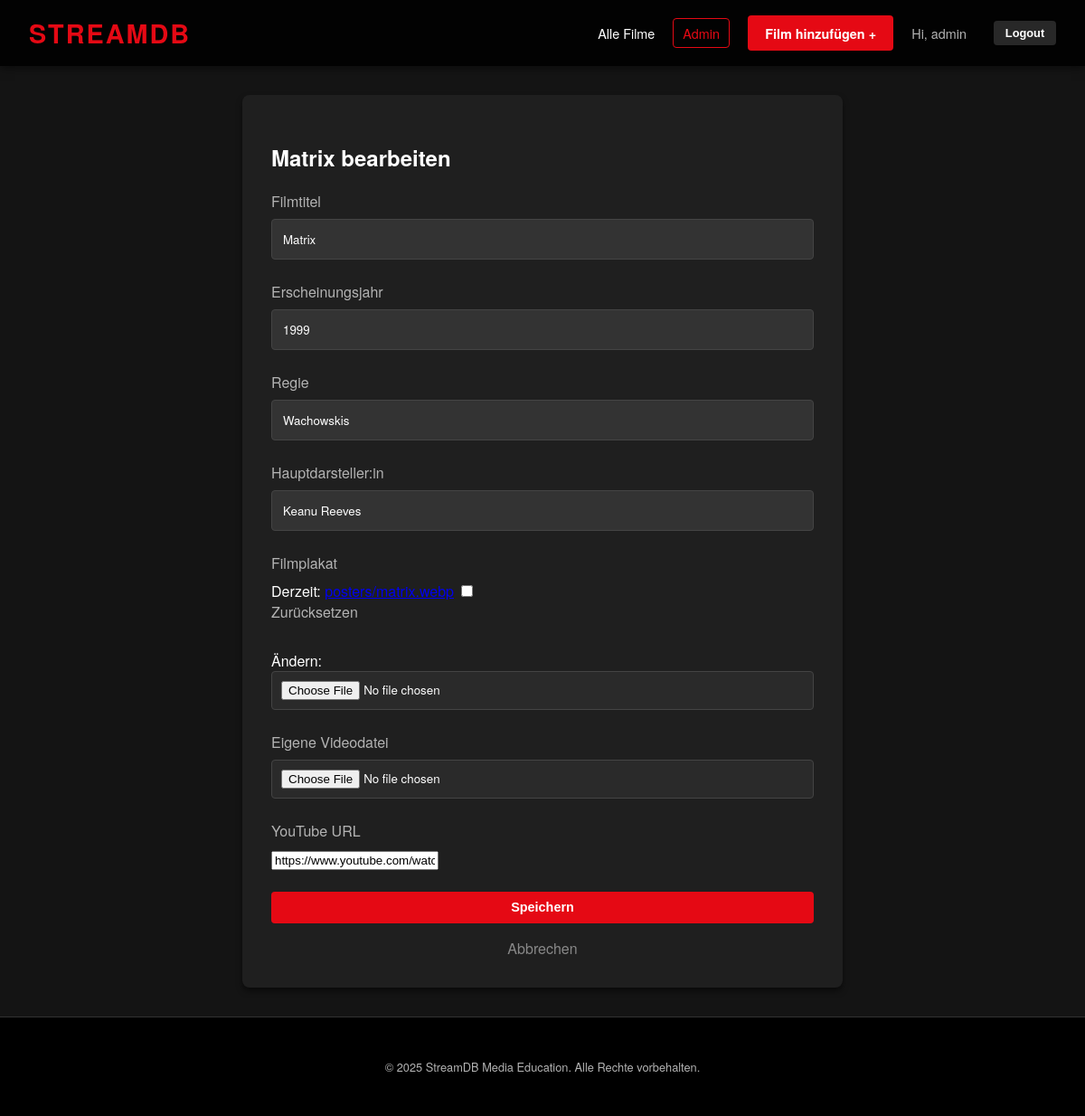
/movies/2/edit/ (signed in), run on an earlier commit of the app's database.
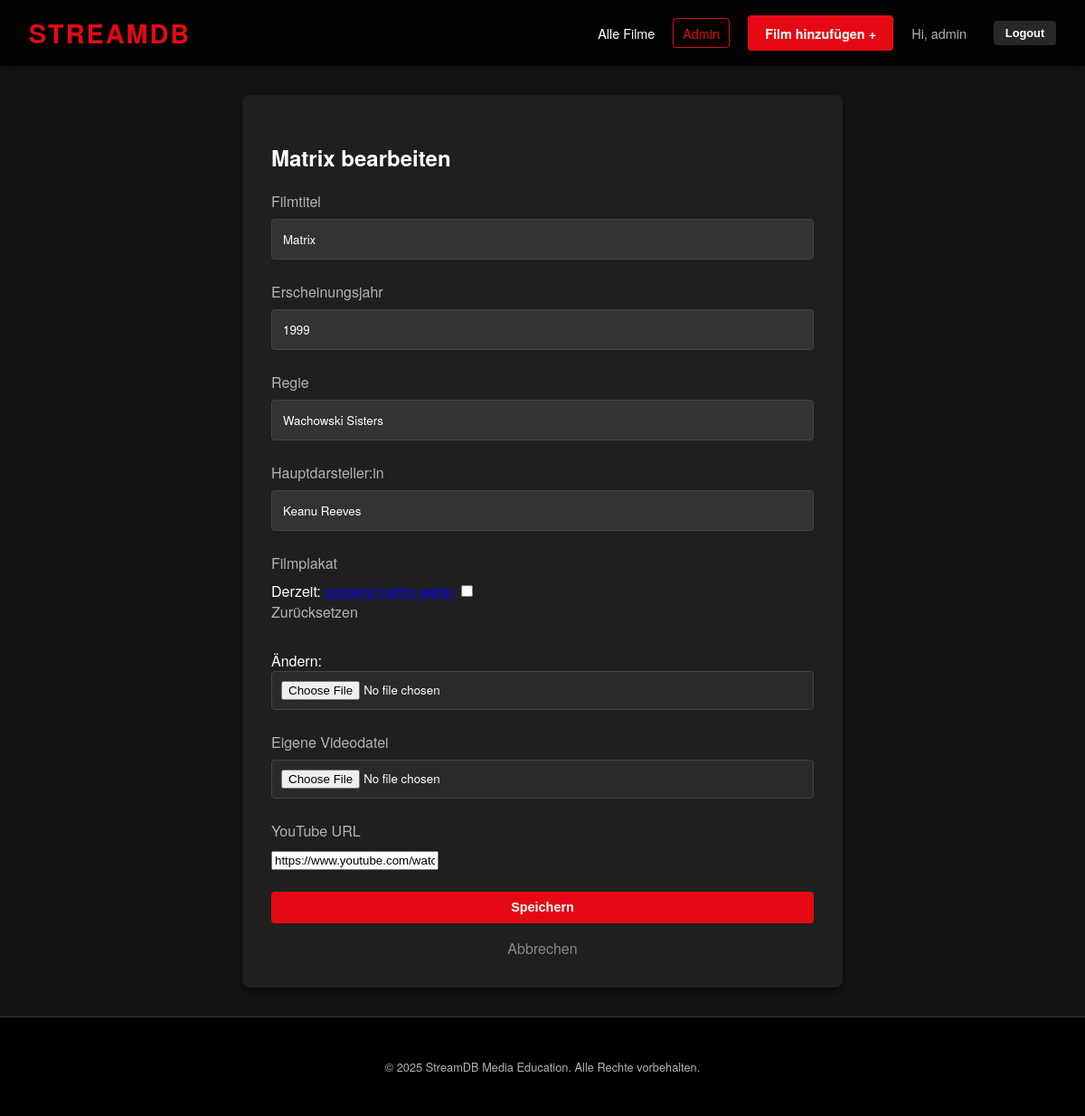
And on a later commit of the database.
### movies/models.py (models this page shows, shortened)
class Movie(models.Model):
    created_by = models.ForeignKey(User, on_delete=models.CASCADE, verbose_name="Erstellt von")
    title = models.CharField(max_length=200, verbose_name="Filmtitel")
    year = models.PositiveIntegerField(verbose_name="Erscheinungsjahr")
    director = models.CharField(max_length=150, verbose_name="Regie")
    lead_actor = models.CharField(max_length=150, verbose_name="Hauptdarsteller:in")
    video_file = models.FileField(
        upload_to='videos/',
        blank=True,
        null=True,
        verbose_name="Eigene Videodatei"
    )
    youtube_url = models.URLField(
        max_length=500,
        blank=True,
        null=True,
        verbose_name="YouTube URL",
        help_text="z.B. https://www.youtube.com/watch?v=dQw4w9WgXcQ"
    )
    created_at = models.DateTimeField(auto_now_add=True)
    poster = models.ImageField(upload_to='posters/', blank=True, null=True, verbose_name="Filmplakat")
    class Meta:
        verbose_name = "Film"
        verbose_name_plural = "Filme"
        ordering = ['-created_at']

### movies/views.py (the view)
@login_required
def movie_edit(request, pk):
    movie = get_object_or_404(Movie, pk=pk, created_by=request.user)
    if request.method == 'POST':
        form = MovieForm(request.POST, request.FILES, instance=movie)
        if form.is_valid():
            form.save()
            return redirect('movies:detail', pk=movie.id)
    else:
        form = MovieForm(instance=movie)
    return render(request, 'movies/movie-form.html', {
        'form': form,
        'title': f"{movie.title} bearbeiten"
    })

### movies/forms.py
class MovieForm(forms.ModelForm):
    class Meta:
        model = Movie
        fields = ['title', 'year', 'director', 'lead_actor', 'poster', 'video_file', 'youtube_url']
        widgets = {
            'title': forms.TextInput(attrs={'placeholder': 'z.B. Inception'}),
            'youtube_url': forms.URLInput(attrs={'placeholder': 'https://www.youtube.com/watch?v=...'}),
        }

### movies/templates/movies/movie-form.html (shortened to what this page needs)
{% extends 'movies/base.html' %}
{% block content %}
<div class="form-container">
    <h2>{{ title }}</h2>
    <form method="post" enctype="multipart/form-data">
        {% for field in form %}
        <div class="form-group">
            <label for="{{ field.id_for_label }}">{{ field.label }}</label>
            {{ field }}
        </div>
        {% endfor %}
        <button type="submit" class="btn btn-primary" style="width: 100%;">Speichern</button>
        <a href="{% url 'movies:list' %}" style="display:block; text-align:center; margin-top:1rem; color: #888; text-decoration:none;">Abbrechen</a>
    </form>
</div>
{% endblock %}

What changed in the data, as far as the page shows it:
changed Movie "Matrix": director "Wachowskis" → "Wachowski Sisters"
